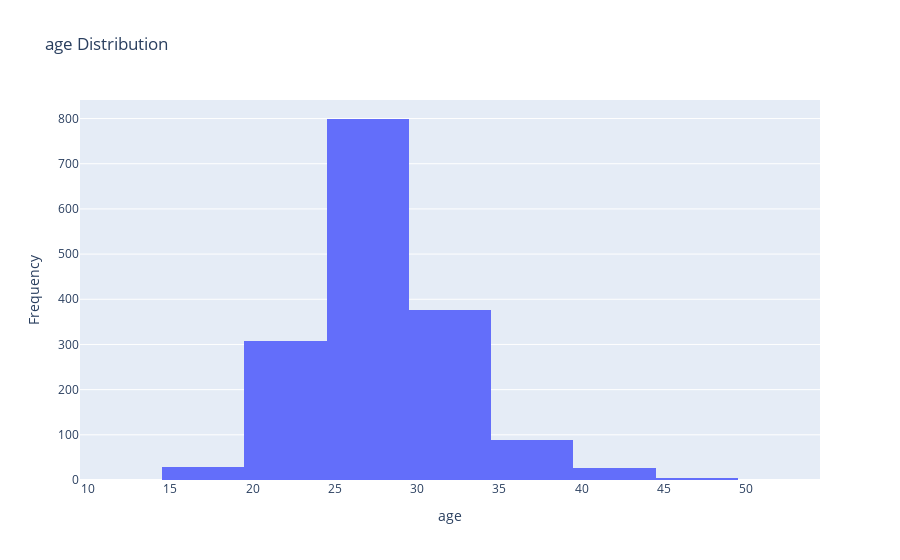
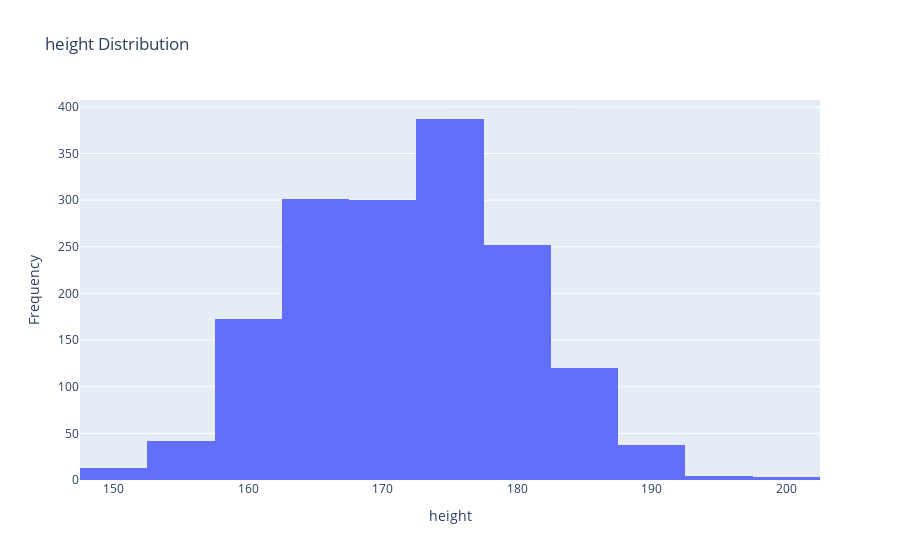
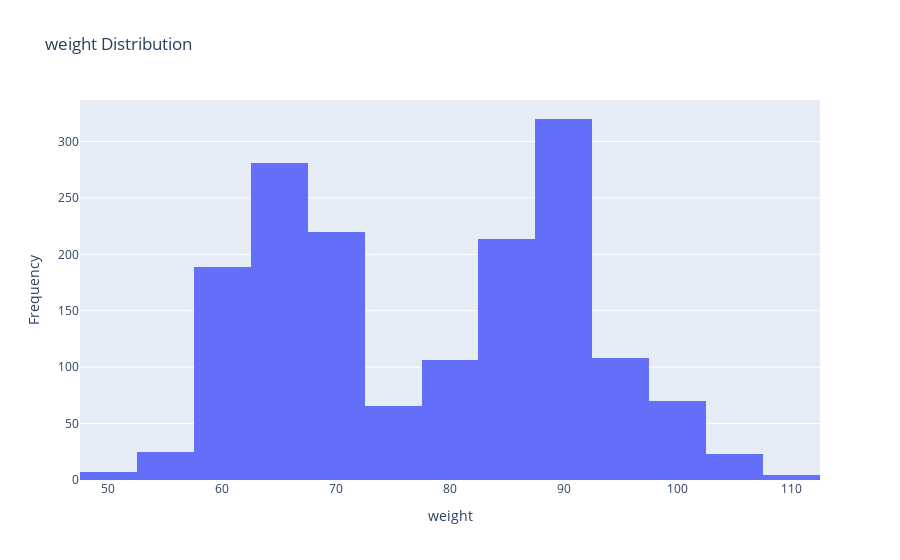
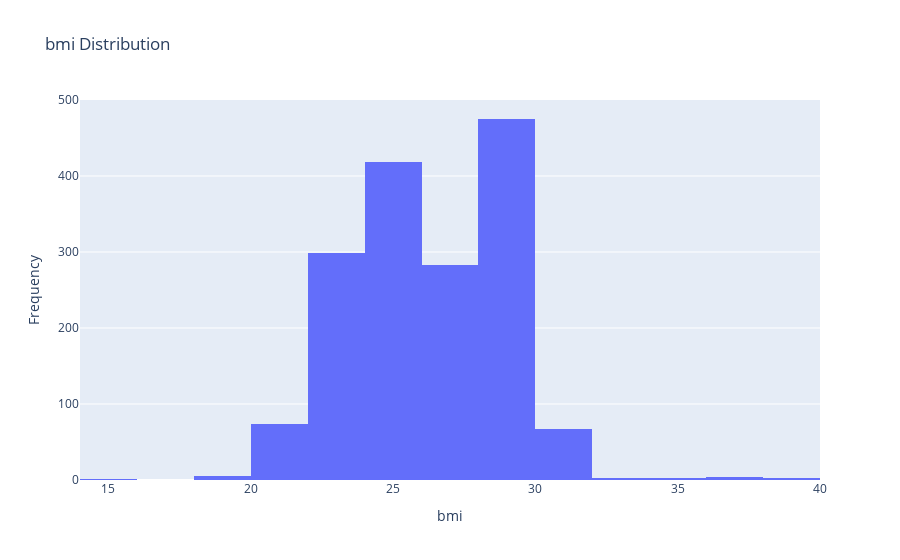

Notebook cell for these charts, in order:
### Markdown cell above
##### Histograms

### Code cell
# Loop over each numeric column in numerical_games
for column in numerical_games[['age', 'height', 'weight', 'bmi', 'regionId', 'year', 'overallRank', 'overallScore', 
                               'openRank', 'openScore', 'gamesCompetitions', 'openCompetitions']].columns:
    # Create a histogram trace for the current column
    trace = go.Histogram(
        x=numerical_games[column],
        nbinsx=20,
        name=f"{column} Distribution"
    )

    # Create the figure and add the trace
    fig = go.Figure(trace)

    # Update the layout
    fig.update_layout(
        title=f"{column} Distribution",
        xaxis=dict(title=column),
        yaxis=dict(title="Frequency"),
    )

    # Show the plot
    fig.show()

### Figure 1 — Plotly figure (JSON) as saved in the notebook; plotly's stock layout.template omitted (floating-point values rounded to 4 significant figures; data arrays with more than 128 entries replaced by an {"elided": "..."} marker saying what was removed)
{"data": [{"name": "age Distribution", "nbinsx": 20, "type": "histogram", "x": {"elided": "1633 int values"}}], "layout": {"title": {"text": "age Distribution"}, "xaxis": {"title": {"text": "age"}}, "yaxis": {"title": {"text": "Frequency"}}}}

### Figure 2 — Plotly figure (JSON) as saved in the notebook; plotly's stock layout.template omitted (floating-point values rounded to 4 significant figures; data arrays with more than 128 entries replaced by an {"elided": "..."} marker saying what was removed)
{"data": [{"name": "height Distribution", "nbinsx": 20, "type": "histogram", "x": {"elided": "1633 float values"}}], "layout": {"title": {"text": "height Distribution"}, "xaxis": {"title": {"text": "height"}}, "yaxis": {"title": {"text": "Frequency"}}}}

### Figure 3 — Plotly figure (JSON) as saved in the notebook; plotly's stock layout.template omitted (floating-point values rounded to 4 significant figures; data arrays with more than 128 entries replaced by an {"elided": "..."} marker saying what was removed)
{"data": [{"name": "weight Distribution", "nbinsx": 20, "type": "histogram", "x": {"elided": "1633 float values"}}], "layout": {"title": {"text": "weight Distribution"}, "xaxis": {"title": {"text": "weight"}}, "yaxis": {"title": {"text": "Frequency"}}}}

### Figure 4 — Plotly figure (JSON) as saved in the notebook; plotly's stock layout.template omitted (floating-point values rounded to 4 significant figures; data arrays with more than 128 entries replaced by an {"elided": "..."} marker saying what was removed)
{"data": [{"name": "bmi Distribution", "nbinsx": 20, "type": "histogram", "x": {"elided": "1633 float values"}}], "layout": {"title": {"text": "bmi Distribution"}, "xaxis": {"title": {"text": "bmi"}}, "yaxis": {"title": {"text": "Frequency"}}}}
